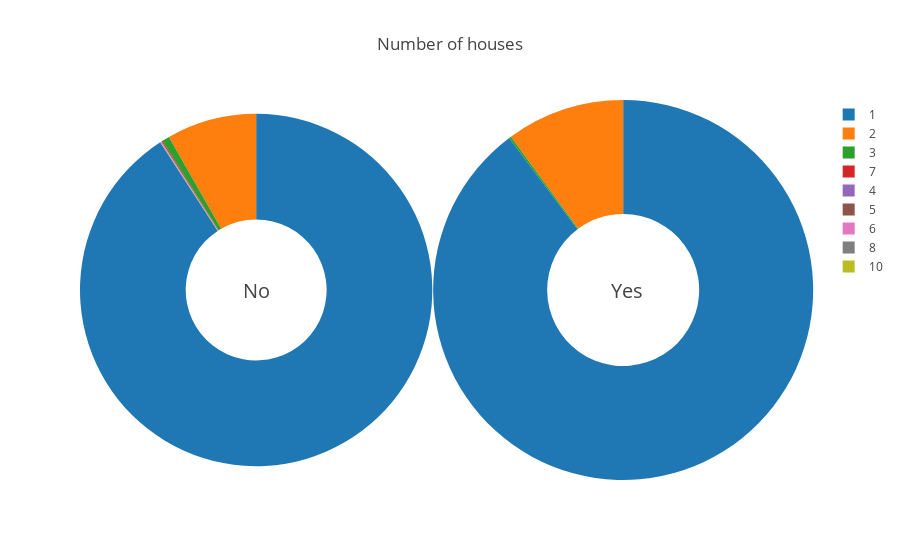

Here is the notebook cell this chart was saved with:
### Markdown cell above
On remarque que meme si dans les 2 classes la modalité marquante est de 0%, la classe intéressés montrent une portion d'individus plus important ayant eu des études supérieure avec 22% se présentant dans l'interval de 11 - 23% contre les individus non intéressés présentant 19.4 se présentant dans l'interval de 11 - 23%.

### Code cell
fig = {
  "data": [
    {
      "values": no.groupby('Number of houses').size(),
      "labels": [1,2,3,4,5,6,7,8,10],
      "domain": {"x": [0, .48]},
      "name": "No",
      "hoverinfo":"label+percent+name",
      "hole": .4,
      "type": "pie",
      "textinfo":'none'
    },     
    {
      "values": yes.groupby('Number of houses').size(),
      "labels": [1,2,3],
      "domain": {"x": [.48, 1]},
      "name": "Yes",
      "hoverinfo":"label+percent+name",
      "hole": .4,
      "type": "pie",
      "textinfo":'none'
    }],
  "layout": {
        "title":"Number of houses",
      "annotations": [
            {
                "font": {
                    "size": 20
                },
                "showarrow": False,
                "text": "No",
                "x": 0.22,
                "y": 0.5
            },
            {
                "font": {
                    "size": 20
                },
                "showarrow": False,
                "text": "Yes",
                "x": 0.77,
                "y": 0.5,
                
            }
        ]
    }
}
iplot(fig)

### Figure 1 — Plotly figure (JSON) as saved in the notebook; plotly's stock layout.template omitted (floating-point values rounded to 4 significant figures)
{"data": [{"domain": {"x": [0, 0.48]}, "hole": 0.4, "hoverinfo": "label+percent+name", "labels": [1, 2, 3, 4, 5, 6, 7, 8, 10], "name": "No", "textinfo": "none", "type": "pie", "values": [8389, 762, 63, 4, 3, 3, 8, 2, 2]}, {"domain": {"x": [0.48, 1]}, "hole": 0.4, "hoverinfo": "label+percent+name", "labels": [1, 2, 3], "name": "Yes", "textinfo": "none", "type": "pie", "values": [526, 59, 1]}], "layout": {"annotations": [{"font": {"size": 20}, "showarrow": false, "text": "No", "x": 0.22, "y": 0.5}, {"font": {"size": 20}, "showarrow": false, "text": "Yes", "x": 0.77, "y": 0.5}], "title": "Number of houses"}}
